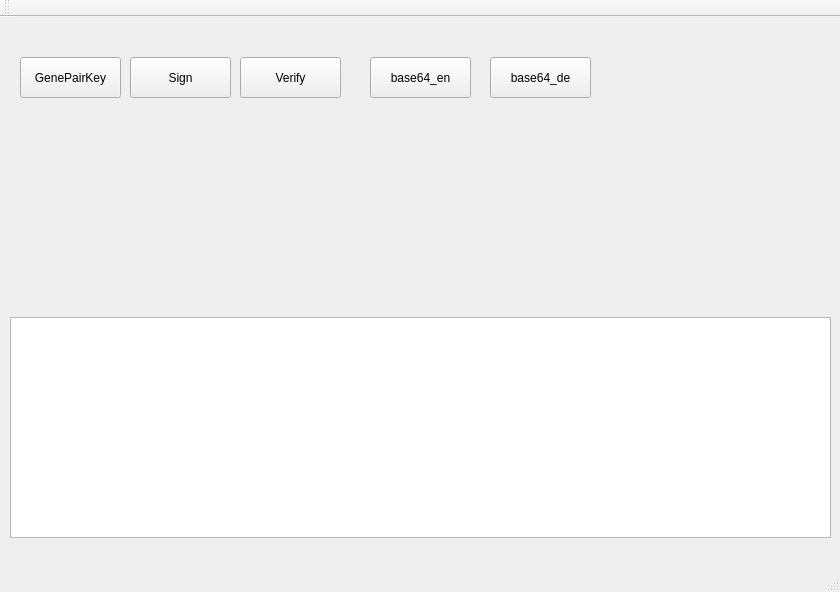
<?xml version="1.0" encoding="UTF-8"?>
<ui version="4.0">
 <class>MainWindow</class>
 <widget class="QMainWindow" name="MainWindow">
  <property name="geometry">
   <rect>
    <x>0</x>
    <y>0</y>
    <width>840</width>
    <height>592</height>
   </rect>
  </property>
  <property name="windowTitle">
   <string>MainWindow</string>
  </property>
  <widget class="QWidget" name="centralWidget">
   <widget class="QPushButton" name="gene_pairkey_btn">
    <property name="geometry">
     <rect>
      <x>20</x>
      <y>40</y>
      <width>101</width>
      <height>41</height>
     </rect>
    </property>
    <property name="text">
     <string>GenePairKey</string>
    </property>
   </widget>
   <widget class="QTextEdit" name="log_text">
    <property name="geometry">
     <rect>
      <x>10</x>
      <y>300</y>
      <width>821</width>
      <height>221</height>
     </rect>
    </property>
   </widget>
   <widget class="QPushButton" name="sign_btn">
    <property name="geometry">
     <rect>
      <x>130</x>
      <y>40</y>
      <width>101</width>
      <height>41</height>
     </rect>
    </property>
    <property name="text">
     <string>Sign</string>
    </property>
   </widget>
   <widget class="QPushButton" name="verify_btn">
    <property name="geometry">
     <rect>
      <x>240</x>
      <y>40</y>
      <width>101</width>
      <height>41</height>
     </rect>
    </property>
    <property name="text">
     <string>Verify</string>
    </property>
   </widget>
   <widget class="QPushButton" name="base64_en_btn">
    <property name="geometry">
     <rect>
      <x>370</x>
      <y>40</y>
      <width>101</width>
      <height>41</height>
     </rect>
    </property>
    <property name="text">
     <string>base64_en</string>
    </property>
   </widget>
   <widget class="QPushButton" name="base64_de_btn">
    <property name="geometry">
     <rect>
      <x>490</x>
      <y>40</y>
      <width>101</width>
      <height>41</height>
     </rect>
    </property>
    <property name="text">
     <string>base64_de</string>
    </property>
   </widget>
  </widget>
  <widget class="QMenuBar" name="menuBar">
   <property name="geometry">
    <rect>
     <x>0</x>
     <y>0</y>
     <width>840</width>
     <height>22</height>
    </rect>
   </property>
  </widget>
  <widget class="QToolBar" name="mainToolBar">
   <attribute name="toolBarArea">
    <enum>TopToolBarArea</enum>
   </attribute>
   <attribute name="toolBarBreak">
    <bool>false</bool>
   </attribute>
  </widget>
  <widget class="QStatusBar" name="statusBar"/>
 </widget>
 <layoutdefault spacing="6" margin="11"/>
 <resources/>
 <connections/>
</ui>
